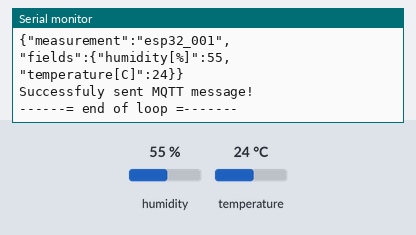
Simulated run of this sketch. Board: ESP32. Shown: the last lines printed to the serial monitor. The inputs (shaded band) are chosen by the test bench; at power-on: humidity 55 %, temperature 24 °C. WiFi joins after 1.5 s; servers stay silent unless stated; no MQTT or app messages arrive unless stated.

Above: at 3.2 s.
3.3 s: humidity set to 22 %
10.8 s: temperature set to 12 °C
At 12.6 s:
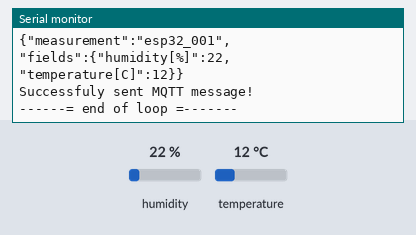
18.3 s: humidity set to 40 %
At 23.3 s:
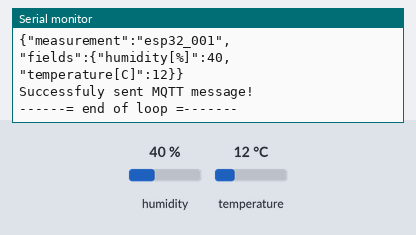

Measured:
- after the input at 10.8 s, the serial monitor: prints a new line after 1.3 s (image 1)
- after the input at 18.3 s, the serial monitor: prints a new line after 3.8 s (image 2)

The sketch:

mqtt.ino
```cpp
#include <ArduinoJson.h>
#include <WiFi.h>
#include <PubSubClient.h>
#include <Adafruit_Sensor.h>
#include <DHT.h>

#define DHTPIN 4
#define DHTTYPE DHT22

const int JSON_BUFF_SIZE = 600;

char *ssid = "UPC879DEA5";
char *password = "cjhz5jjBhmbp";
char *mqttServer = "192.168.0.115";
int mqttPort = 1883;
char *mqttTopic = "home/env/sensorreadings";
char *MQTT_MEASUREMENT_NAME = "esp32_001";

DHT dht(DHTPIN, DHTTYPE);

WiFiClient espClient;
PubSubClient pubSubCli(espClient);

void setup()
{
  Serial.begin(115200);

  initializeSensor();
  initializeWifiAndMqttConnections();
}

void loop()
{
  measureAndSend();

  Serial.println("------= end of loop =-------");

  delay(10000);
}

void measureAndSend()
{
  float humidity = readDHTHumidity();

  float temperature = readDHTTemperature();

  char *mqttPayload = composeJsonPayload(humidity, temperature);

  sendPayloadToMqtt(mqttPayload);
}

void sendPayloadToMqtt(char *mqttPayload)
{
  Serial.println("Sending below message to MQTT broker..");
  Serial.println(mqttPayload);
  free(mqttPayload);

  if (pubSubCli.publish(mqttTopic, mqttPayload) == true)
  {
    Serial.println("Successfuly sent MQTT message!");
  }
  else
  {
    Serial.print("Error sending message with state: ");
    Serial.println(pubSubCli.state());
  }

  pubSubCli.loop();
}

char *composeJsonPayload(float humidity, float temp)
{
  Serial.println("Composing MQTT Json payload...");

  char *buf = (char *)malloc(JSON_BUFF_SIZE);

  StaticJsonDocument<JSON_BUFF_SIZE> doc;

  doc["measurement"] = MQTT_MEASUREMENT_NAME;
  doc["fields"]["humidity[%]"] = humidity;
  doc["fields"]["temperature[C]"] = temp;

  char JSONmessageBuffer[JSON_BUFF_SIZE];
  serializeJson(doc, JSONmessageBuffer);

  strcpy(buf, JSONmessageBuffer);

  return buf;
}

float readDHTTemperature()
{
  float t = dht.readTemperature();
  if (isnan(t))
  {
    Serial.println("Failed to read from DHT sensor!");
    return -9999.9999;
  }
  else
  {
    return t;
  }
}

float readDHTHumidity()
{
  // Sensor readings may also be up to 2 seconds 'old' (its a very slow sensor)
  float h = dht.readHumidity();
  if (isnan(h))
  {
    Serial.println("Failed to read from DHT sensor!");
    return -9999.9999;
  }
  else
  {
    return h;
  }
}

void initializeSensor()
{
  Serial.println("Initializing sensor");
  dht.begin();
}

void initializeWifiAndMqttConnections()
{
  Serial.println("Initializing wifi and MQTT connections..");

  Serial.println("Starting wifi connection..");
  WiFi.begin(ssid, password);
  while (WiFi.status() != WL_CONNECTED)
  {

    for (int i = 0; i < 5; i++)
    {
      if (WiFi.status() == WL_CONNECTED)
        break;
      delay(1000);
      Serial.println("Connecting to WiFi..");
    }

    if (WiFi.status() == WL_CONNECTED)
      break;

    Serial.println("Restarting wifi connection..");
    WiFi.disconnect();
    delay(10000);
    WiFi.begin(ssid, password);
    delay(500);
  }

  Serial.println("Connected to the WiFi network!");

  pubSubCli.setServer(mqttServer, mqttPort);

  while (!pubSubCli.connected())
  {
    Serial.println("Connecting to MQTT...");

    if (pubSubCli.connect(MQTT_MEASUREMENT_NAME))
    {

      Serial.println("Connected to MQTT!");
    }
    else
    {

      Serial.print("Failed to connect to MQTT server with state: ");
      Serial.println(pubSubCli.state());
      Serial.println("Retrying shortly..");
      delay(2000);
    }
  }
}
```
